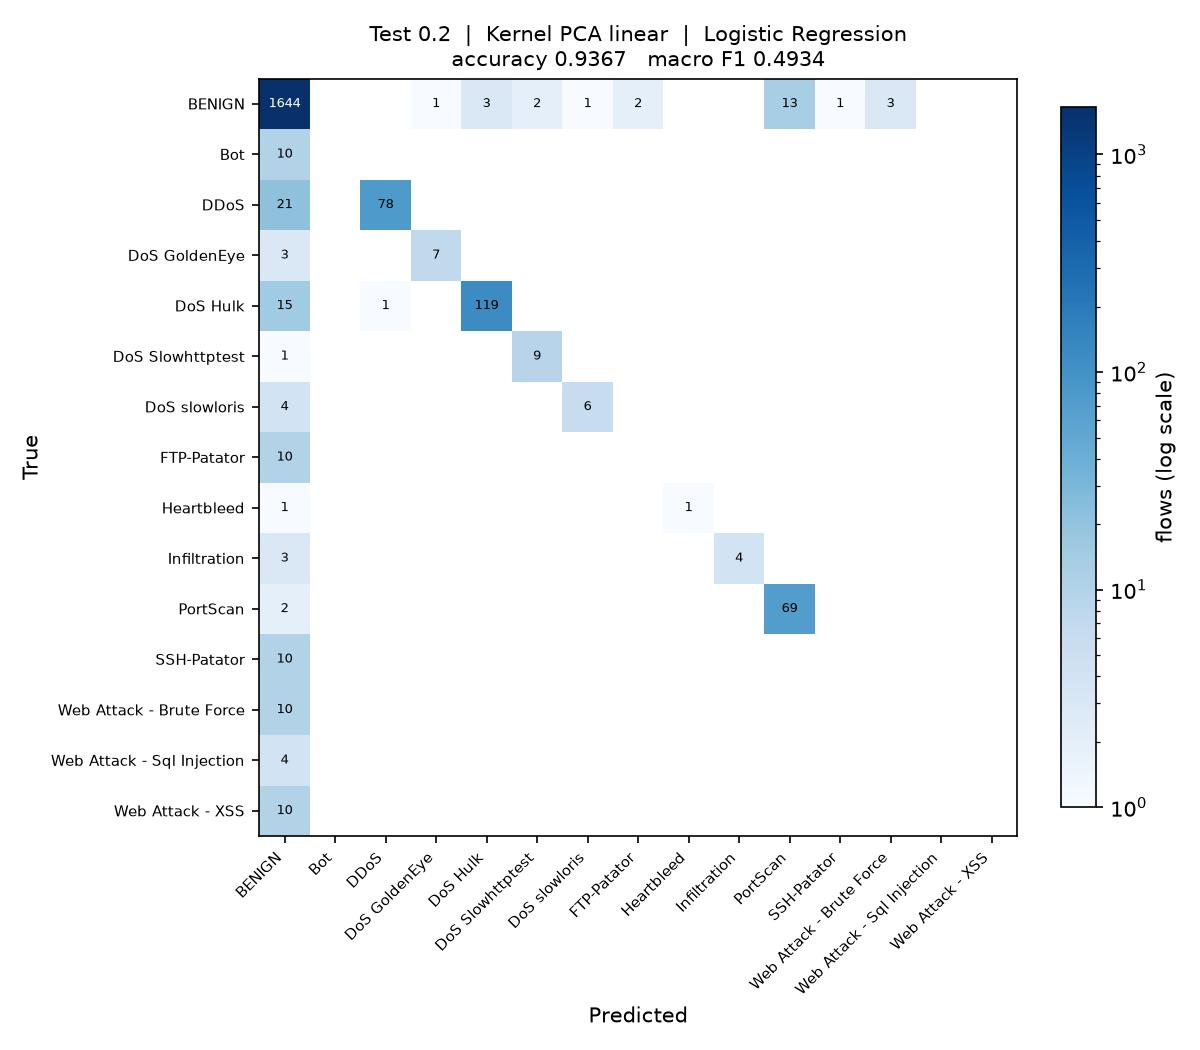

Here is the Python script that generated this plot:
"""
Test_0.2_DR_LIN_LR

Test size 0.2  |  Kernel PCA (linear)  |  Logistic Regression  (reference sheet #2)

Note: taken in place of sheet #1 Linear Regression, which is a regressor and cannot classify.

Run on its own:

    python Test_0.2_DR_LIN_LR.py

Writes Test_0.2_DR_LIN_LR.jpg (confusion matrix) and appends one row to
results/75_runs.csv.
"""

import os
import sys
import time
import warnings
from pathlib import Path

import matplotlib
matplotlib.use("Agg")
import matplotlib.pyplot as plt
import numpy as np
import pandas as pd
from sklearn.decomposition import KernelPCA
from sklearn.impute import SimpleImputer
from sklearn.metrics import (accuracy_score, confusion_matrix, f1_score,
                             precision_score, recall_score)
from sklearn.model_selection import train_test_split
from sklearn.preprocessing import LabelEncoder, StandardScaler
from sklearn.linear_model import LogisticRegression

sys.path.insert(0, str(Path(__file__).resolve().parent.parent))
from common import load_sample                      # noqa: E402

warnings.filterwarnings("ignore")

# ----- this run -------------------------------------------------------------
TEST_SIZE = 0.2
KERNEL = "linear"
CLASSIFIER = "LR"
N_COMPONENTS = 15
# ----------------------------------------------------------------------------

SEED = 0
N_JOBS = max(1, (os.cpu_count() or 2) // 2)
STEM = "Test_0.2_DR_LIN_LR"
HERE = Path(__file__).resolve().parent
RESULTS = HERE.parent / "results"


def main():
    t0 = time.time()
    df = load_sample(10000, 50, SEED)
    y = LabelEncoder().fit_transform(df["Label"])
    X = df.drop(columns=["Label", "Day"])
    classes = sorted(df["Label"].unique())
    print(f"{len(df):,} flows, {X.shape[1]} features, {len(classes)} classes")

    X_train, X_test, y_train, y_test = train_test_split(
        X, y, test_size=TEST_SIZE, random_state=SEED, stratify=y)

    # mean imputation and scaling, fitted on the training split only
    imputer = SimpleImputer(strategy="mean").fit(X_train)
    scaler = StandardScaler().fit(imputer.transform(X_train))
    X_train = scaler.transform(imputer.transform(X_train))
    X_test = scaler.transform(imputer.transform(X_test))

    # dimensionality reduction: Kernel PCA, fitted on the training split only.
    # arpack keeps the largest positive eigenvalues; the randomized solver ranks
    # them by magnitude and fails on the sigmoid kernel, which is not PSD.
    kpca = KernelPCA(n_components=N_COMPONENTS, kernel=KERNEL,
                     eigen_solver="arpack", random_state=SEED, n_jobs=N_JOBS)
    X_train = kpca.fit_transform(X_train)
    X_test = kpca.transform(X_test)
    print(f"Kernel PCA ({KERNEL}): {X_train.shape[1]} components")

    classifier = LogisticRegression(max_iter=2000, random_state=SEED)
    classifier.fit(X_train, y_train)
    y_pred = classifier.predict(X_test)

    acc = accuracy_score(y_test, y_pred)
    pre = precision_score(y_test, y_pred, average="macro", zero_division=0)
    rec = recall_score(y_test, y_pred, average="macro", zero_division=0)
    f1 = f1_score(y_test, y_pred, average="macro", zero_division=0)
    pre_w = precision_score(y_test, y_pred, average="weighted", zero_division=0)
    rec_w = recall_score(y_test, y_pred, average="weighted", zero_division=0)
    f1_w = f1_score(y_test, y_pred, average="weighted", zero_division=0)

    print(f"Accuracy  : {acc:.4f}")
    print(f"Precision : {pre:.4f}")
    print(f"Recall    : {rec:.4f}")
    print(f"F1 Score  : {f1:.4f}")

    # confusion matrix image, named to match this script
    cm = confusion_matrix(y_test, y_pred, labels=range(len(classes)))
    fig, ax = plt.subplots(figsize=(8, 7))
    im = ax.imshow(cm, cmap="Blues", norm=matplotlib.colors.LogNorm(vmin=1))
    ax.set_xticks(range(len(classes)), classes, rotation=45, ha="right", fontsize=7)
    ax.set_yticks(range(len(classes)), classes, fontsize=7)
    ax.set_xlabel("Predicted")
    ax.set_ylabel("True")
    ax.set_title(f"Test {TEST_SIZE}  |  Kernel PCA {KERNEL}  |  Logistic Regression\n"
                 f"accuracy {acc:.4f}   macro F1 {f1:.4f}", fontsize=10)
    for i in range(len(classes)):
        for j in range(len(classes)):
            if cm[i, j]:
                ax.text(j, i, cm[i, j], ha="center", va="center", fontsize=6,
                        color="white" if cm[i, j] > cm.max() / 3 else "black")
    fig.colorbar(im, ax=ax, fraction=0.04, label="flows (log scale)")
    fig.tight_layout()
    fig.savefig(HERE / f"{STEM}.jpg", dpi=150)
    plt.close(fig)

    # one row appended to the shared results table
    RESULTS.mkdir(exist_ok=True)
    row = {"Test": TEST_SIZE, "DR": "LIN", "Clas": CLASSIFIER,
           "Acc": round(acc, 4), "Pre": round(pre, 4), "Rec": round(rec, 4),
           "F1": round(f1, 4),
           "Pre_weighted": round(pre_w, 4), "Rec_weighted": round(rec_w, 4),
           "F1_weighted": round(f1_w, 4),
           "n_components": N_COMPONENTS, "seconds": round(time.time() - t0, 1),
           "script": STEM}
    out = RESULTS / "75_runs.csv"
    old = pd.read_csv(out).to_dict("records") if out.exists() else []
    old = [r for r in old if r.get("script") != STEM]
    pd.DataFrame(old + [row]).to_csv(out, index=False)
    print(f"saved {STEM}.jpg and appended to results/75_runs.csv "
          f"({time.time() - t0:.0f}s)")


if __name__ == "__main__":
    main()
